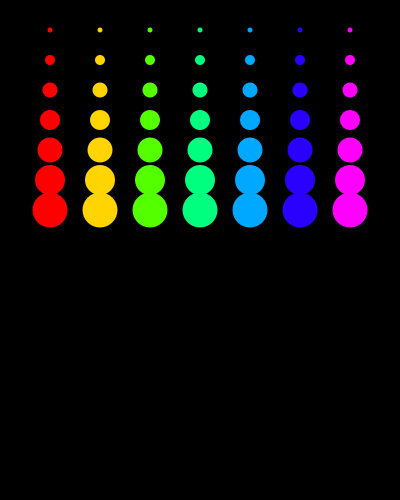
Frame 1 (no input)
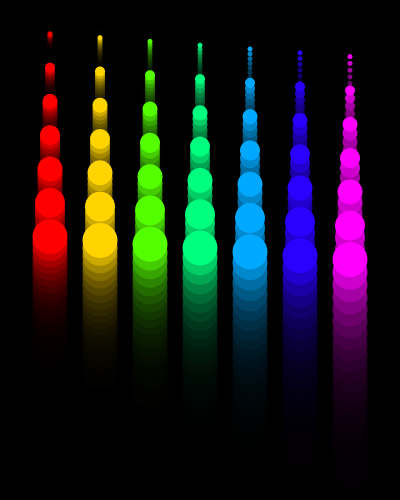
Frame 60 (the mouse pressed at the canvas centre just before this capture)
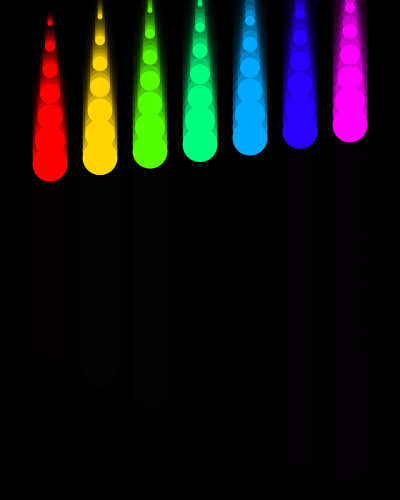
Frame 120 (the mouse held since frame 60 and released just before this capture)

The Processing sketch that drew these frames (run headless with seeded random() and noise(); from frame 60 on, the mouse is pressed at the canvas centre):

// Processing sketch: processing_48040
// ── processing_48040.pde

float t;

void setup() {
  size(400, 500);
  background(0);
  smooth();
}

void draw() {
  colorMode(HSB, 360, 100, 100);

  fill(0, 100, 0, 50);
  rect(0, 0, width, height);

  noStroke();

  for (int i = 0; i < 7;i++) {
    for (int j = 1; j <= 7;j++) {
      fill(i*50, 100, 100);
      ellipse(i*50+50, j*30+20*(i+j)*sin(t), j*5, j*5);
    }
  }
  t+=0.05;
}
